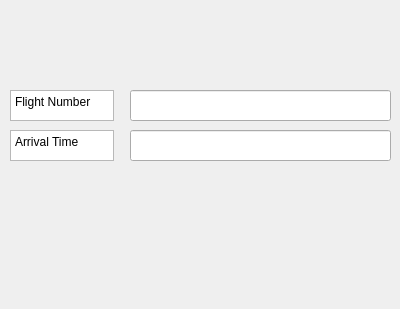
<?xml version="1.0" encoding="UTF-8"?>
<ui version="4.0">
 <class>Form</class>
 <widget class="QWidget" name="Form">
  <property name="geometry">
   <rect>
    <x>0</x>
    <y>0</y>
    <width>400</width>
    <height>309</height>
   </rect>
  </property>
  <property name="windowTitle">
   <string>Cancelled Flight</string>
  </property>
  <widget class="QLineEdit" name="arrivaltime_input_2">
   <property name="geometry">
    <rect>
     <x>130</x>
     <y>130</y>
     <width>261</width>
     <height>31</height>
    </rect>
   </property>
  </widget>
  <widget class="QLineEdit" name="arrivaltime_input">
   <property name="geometry">
    <rect>
     <x>130</x>
     <y>90</y>
     <width>261</width>
     <height>31</height>
    </rect>
   </property>
  </widget>
  <widget class="QPlainTextEdit" name="plainTextEdit_2">
   <property name="geometry">
    <rect>
     <x>10</x>
     <y>130</y>
     <width>104</width>
     <height>31</height>
    </rect>
   </property>
   <property name="plainText">
    <string>Arrival Time</string>
   </property>
  </widget>
  <widget class="QPlainTextEdit" name="plainTextEdit">
   <property name="geometry">
    <rect>
     <x>10</x>
     <y>90</y>
     <width>104</width>
     <height>31</height>
    </rect>
   </property>
   <property name="plainText">
    <string>Flight Number</string>
   </property>
  </widget>
 </widget>
 <resources/>
 <connections/>
</ui>
